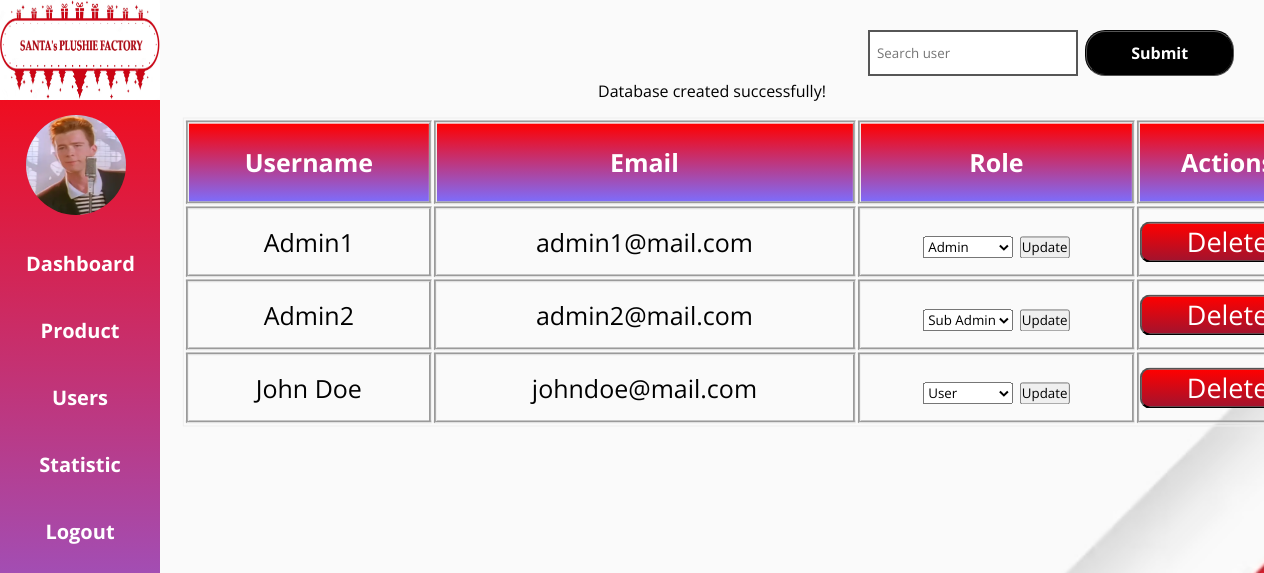
The page /auser.php on the database its author committed.
### tables this page shows
CREATE TABLE `db` (
  `id` bigint(20) UNSIGNED NOT NULL,
  `email` varchar(255) NOT NULL,
  `name` varchar(255) NOT NULL,
  `pw` varchar(255) NOT NULL,
  `role` enum('admin','sub_admin','user') NOT NULL DEFAULT 'user'
);

### auser.php (the view, shortened to what this page needs)
<!DOCTYPE html>
<html lang="utf=8">
	<head>
		<link rel="stylesheet" href="astyle.css">
	</head>
	<body>
		<div class="sidebar">
			<img src ="images/logo.png" width="160" height="100">
				<img src="images/profile.png" class="profile">
					<a href="admin.php">Dashboard</a>
					<a href="apselect.php">Product</a>
					<a href="auser.php">Users</a>
					<a href="areport.php">Statistic</a>
					<a href="logout.php">Logout</a>
		</div>
        <div class="invisible-header">
            <div class="search">
                <form action="#" method="post">
                    <input type="text" name="search-query" placeholder="Search user" autocomplete="off">
                    <input type="submit" name="search-btn">
                </form>
            </div>
        </div>
		<div class="content-area">
			<table>
				<?php
					include("Connectdb.php");
					if (isset($_POST['search-query'])) {
						$rawUserSearchTrim = trim($_POST['search-query']);
						$sanitisedUserSearch = filter_var($rawUserSearchTrim, FILTER_SANITIZE_STRING);
						$userSearch = "%$sanitisedUserSearch%";
						$query = "SELECT id, name, email, role from db WHERE name LIKE ? OR email LIKE ?";
						$stmt = $con->prepare($query);
						$stmt->bind_param("ss", $userSearch, $userSearch);
						$stmt->execute();
						$result = $stmt->get_result();
						if ($stmt->errno) {
							echo "<p style='color: red;'>Could not fetch users</p>";
						} elseif ($result->num_rows > 0) {
							echo "<tr>";
							echo "    <th>Username</th>";
							echo "    <th>Email</th>";
							echo "    <th>Role</th>";
							echo "    <th></th>";
							echo "</tr>";
							while ($row = $result->fetch_assoc()) {
								echo "<tr>";
								echo "    <td>" . htmlspecialchars($row['name']) . "</td>";
								echo "    <td>" . htmlspecialchars($row['email']) . "</td>";
								echo "    <td>";
								echo "        <form action='auser.php' method='post'>";
								echo "            <select name='role'>";
								echo "                <option value='admin' " . ($row['role'] == 'admin' ? 'selected' : '') . ">Admin</option>";
								echo "                <option value='sub_admin' " . ($row['role'] == 'sub_admin' ? 'selected' : '') . ">Sub Admin</option>";
								echo "                <option value='user' " . ($row['role'] == 'user' ? 'selected' : '') . ">User</option>";
								echo "            </select>";
								echo "            <input type='hidden' name='user_id' value='" . (int)$row['id'] . "'>";
								echo "            <input type='submit' name='update_role' value='Update Role'>";
								echo "        </form>";
								echo "    </td>";
								echo "    <td><button class='delete-btn delete' value='" . htmlspecialchars($row['id']) . "'>Delete</button></td>";
								echo "</tr>";
							}
						} else {
							echo "<p style='margin-top: 24%; font-size: 1.5rem;'>0 results</p>";
						}
					} else {
						$query = "SELECT id, name, email, role from db";
						$stmt = $con->prepare($query);
						$stmt->execute();
						$result = $stmt->get_result();
						if ($stmt->errno) {
							echo "<p style='color: red;'>Could not fetch users</p>";
						} elseif ($result->num_rows > 0) {
							echo "<tr>";
							echo "    <th>Username</th>";
							echo "    <th>Email</th>";
							echo "    <th>Role</th>";
							echo "    <th>Actions</th>";
							echo "</tr>";
							while ($row = $result->fetch_assoc()) {
								echo "<tr>";
								echo "    <td>" . htmlspecialchars($row['name']) . "</td>";
								echo "    <td>" . htmlspecialchars($row['email']) . "</td>";
								echo "    <td>";
								echo "        <form action='auser.php' method='post'>";
								echo "            <select name='role'>";
								echo "                <option value='admin' " . ($row['role'] == 'admin' ? 'selected' : '') . ">Admin</option>";
								echo "                <option value='sub_admin' " . ($row['role'] == 'sub_admin' ? 'selected' : '') . ">Sub Admin</option>";
								echo "                <option value='user' " . ($row['role'] == 'user' ? 'selected' : '') . ">User</option>";
								echo "            </select>";
								echo "            <input type='submit' name='update_role' value='Update'>";
								echo "        </form>";
								echo "    </td>";
								echo "    <td><button class='delete-btn delete' value='" . htmlspecialchars($row['id']) . "'>Delete</button></td>";
								echo "</tr>";
							}
						} else {
							echo "<p style='margin-top: 24%; font-size: 1.5rem;'>No users found.</p>";
						}
					}
				?>
			</table>
		</div>
		<br/><br/>
	</body>
</html>

### astyle.css (style rules this page uses)
* { padding: 0; margin: 0; font-family: 'Open Sans', sans-serif; }
body { background-image: url('images/abg.png'); background-size: cover; background-repeat: no-repeat; background-attachment: fixed; }
button { cursor: pointer; }
.sidebar { height: 100%; width: 160px; position: fixed; top: 0; left: 0; z-index: 1; background-image: linear-gradient(red, #7E6CFA); }
.sidebar a { padding: 20px 26px; color:white; text-decoration:none; text-align:center; font-size:20px; display:block; }
.profile { padding: 10px 26px; width:100px; height:100px; border-radius: 50%; }
table { width: 90%; border: 1px solid; font-size: 25px; text-align: center; left: 10%; transform: translate(5%, 5%); position: absolute; }
table th { padding-top: 22px; padding-bottom: 22px; background-image: linear-gradient(red, #7E6CFA); color: white; }
table td { padding-top: 10px; padding-bottom: 10px; }
table, th, td { border-style: groove; }
.delete { font-size:27px; color: white; background-image: linear-gradient(red, #A3132D); margin: 2px 0px; height: 100%; width: 100%; border-radius: 10px; }
a:link { color: white; font-weight: bold; background-color: transparent; text-decoration: none; }
.content-area { margin-left: 160px; margin-top: 80px; text-align: center; }
.search { position: fixed; top: 0; right: 0; margin: 30px; }
.search form { display: flex; }
.search input[type=text] { padding: 7px; width: 250px; border: 2px solid rgb(86, 86, 86); }
.search input[type=submit] { background-color: black; color: white; font-size: 16px; font-weight: bold; margin-left: 7px; padding: 10px 15px; width: 50%; border-radius: 20px; border-style: groove; }

### rows shown on the page
db: name "Admin1", email "admin1@mail.com", role "Admin", $row['id'] 9 (drawn)
db: name "Admin2", email "admin2@mail.com", role "Sub Admin", $row['id'] 10 (drawn)
db: name "John Doe", email "johndoe@mail.com", role "User", $row['id'] 11 (drawn)
